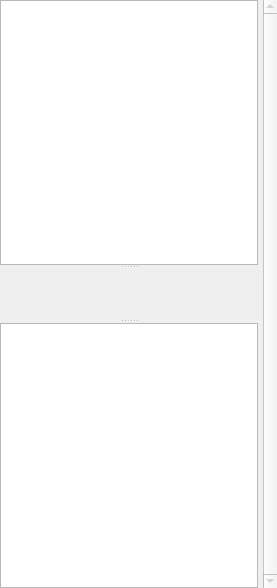
<ui version="4.0" >
 <author></author>
 <comment></comment>
 <exportmacro></exportmacro>
 <class>TUview</class>
 <widget class="QWidget" name="TUview" >
  <property name="enabled" >
   <bool>true</bool>
  </property>
  <property name="geometry" >
   <rect>
    <x>0</x>
    <y>0</y>
    <width>277</width>
    <height>588</height>
   </rect>
  </property>
  <property name="focusPolicy" >
   <enum>Qt::NoFocus</enum>
  </property>
  <property name="windowTitle" >
   <string>Detail</string>
  </property>
  <property name="windowIcon" >
   <iconset/>
  </property>
  <property name="autoFillBackground" >
   <bool>true</bool>
  </property>
  <layout class="QHBoxLayout" >
   <property name="margin" >
    <number>0</number>
   </property>
   <property name="spacing" >
    <number>0</number>
   </property>
   <item>
    <widget class="QSplitter" name="splitter" >
     <property name="sizePolicy" >
      <sizepolicy>
       <hsizetype>5</hsizetype>
       <vsizetype>5</vsizetype>
       <horstretch>0</horstretch>
       <verstretch>0</verstretch>
      </sizepolicy>
     </property>
     <property name="orientation" >
      <enum>Qt::Vertical</enum>
     </property>
     <property name="opaqueResize" >
      <bool>true</bool>
     </property>
     <property name="childrenCollapsible" >
      <bool>false</bool>
     </property>
     <widget class="QTextEdit" name="txtSource" >
      <property name="tabChangesFocus" >
       <bool>true</bool>
      </property>
      <property name="undoRedoEnabled" >
       <bool>false</bool>
      </property>
      <property name="readOnly" >
       <bool>true</bool>
      </property>
      <property name="tabStopWidth" >
       <number>79</number>
      </property>
     </widget>
     <widget class="QTextEdit" name="txtComment" >
      <property name="enabled" >
       <bool>false</bool>
      </property>
      <property name="sizePolicy" >
       <sizepolicy>
        <hsizetype>7</hsizetype>
        <vsizetype>0</vsizetype>
        <horstretch>0</horstretch>
        <verstretch>0</verstretch>
       </sizepolicy>
      </property>
      <property name="minimumSize" >
       <size>
        <width>0</width>
        <height>25</height>
       </size>
      </property>
      <property name="maximumSize" >
       <size>
        <width>16777215</width>
        <height>50</height>
       </size>
      </property>
      <property name="palette" >
       <palette>
        <active>
         <color>
          <red>0</red>
          <green>0</green>
          <blue>0</blue>
         </color>
         <color>
          <red>221</red>
          <green>223</green>
          <blue>228</blue>
         </color>
         <color>
          <red>255</red>
          <green>255</green>
          <blue>255</blue>
         </color>
         <color>
          <red>255</red>
          <green>255</green>
          <blue>255</blue>
         </color>
         <color>
          <red>85</red>
          <green>85</green>
          <blue>85</blue>
         </color>
         <color>
          <red>199</red>
          <green>199</green>
          <blue>199</blue>
         </color>
         <color>
          <red>255</red>
          <green>0</green>
          <blue>0</blue>
         </color>
         <color>
          <red>255</red>
          <green>255</green>
          <blue>255</blue>
         </color>
         <color>
          <red>0</red>
          <green>0</green>
          <blue>0</blue>
         </color>
         <color>
          <red>255</red>
          <green>255</green>
          <blue>255</blue>
         </color>
         <color>
          <red>239</red>
          <green>239</green>
          <blue>239</blue>
         </color>
         <color>
          <red>0</red>
          <green>0</green>
          <blue>0</blue>
         </color>
         <color>
          <red>103</red>
          <green>141</green>
          <blue>178</blue>
         </color>
         <color>
          <red>255</red>
          <green>255</green>
          <blue>255</blue>
         </color>
         <color>
          <red>0</red>
          <green>0</green>
          <blue>238</blue>
         </color>
         <color>
          <red>82</red>
          <green>24</green>
          <blue>139</blue>
         </color>
         <color>
          <red>232</red>
          <green>232</green>
          <blue>232</blue>
         </color>
        </active>
        <inactive>
         <color>
          <red>0</red>
          <green>0</green>
          <blue>0</blue>
         </color>
         <color>
          <red>221</red>
          <green>223</green>
          <blue>228</blue>
         </color>
         <color>
          <red>255</red>
          <green>255</green>
          <blue>255</blue>
         </color>
         <color>
          <red>255</red>
          <green>255</green>
          <blue>255</blue>
         </color>
         <color>
          <red>85</red>
          <green>85</green>
          <blue>85</blue>
         </color>
         <color>
          <red>199</red>
          <green>199</green>
          <blue>199</blue>
         </color>
         <color>
          <red>255</red>
          <green>0</green>
          <blue>0</blue>
         </color>
         <color>
          <red>255</red>
          <green>255</green>
          <blue>255</blue>
         </color>
         <color>
          <red>0</red>
          <green>0</green>
          <blue>0</blue>
         </color>
         <color>
          <red>255</red>
          <green>255</green>
          <blue>255</blue>
         </color>
         <color>
          <red>239</red>
          <green>239</green>
          <blue>239</blue>
         </color>
         <color>
          <red>0</red>
          <green>0</green>
          <blue>0</blue>
         </color>
         <color>
          <red>103</red>
          <green>141</green>
          <blue>178</blue>
         </color>
         <color>
          <red>255</red>
          <green>255</green>
          <blue>255</blue>
         </color>
         <color>
          <red>0</red>
          <green>0</green>
          <blue>238</blue>
         </color>
         <color>
          <red>82</red>
          <green>24</green>
          <blue>139</blue>
         </color>
         <color>
          <red>232</red>
          <green>232</green>
          <blue>232</blue>
         </color>
        </inactive>
        <disabled>
         <color>
          <red>128</red>
          <green>128</green>
          <blue>128</blue>
         </color>
         <color>
          <red>221</red>
          <green>223</green>
          <blue>228</blue>
         </color>
         <color>
          <red>255</red>
          <green>255</green>
          <blue>255</blue>
         </color>
         <color>
          <red>255</red>
          <green>255</green>
          <blue>255</blue>
         </color>
         <color>
          <red>85</red>
          <green>85</green>
          <blue>85</blue>
         </color>
         <color>
          <red>199</red>
          <green>199</green>
          <blue>199</blue>
         </color>
         <color>
          <red>255</red>
          <green>0</green>
          <blue>0</blue>
         </color>
         <color>
          <red>255</red>
          <green>255</green>
          <blue>255</blue>
         </color>
         <color>
          <red>128</red>
          <green>128</green>
          <blue>128</blue>
         </color>
         <color>
          <red>239</red>
          <green>239</green>
          <blue>239</blue>
         </color>
         <color>
          <red>239</red>
          <green>239</green>
          <blue>239</blue>
         </color>
         <color>
          <red>0</red>
          <green>0</green>
          <blue>0</blue>
         </color>
         <color>
          <red>86</red>
          <green>117</green>
          <blue>148</blue>
         </color>
         <color>
          <red>255</red>
          <green>255</green>
          <blue>255</blue>
         </color>
         <color>
          <red>0</red>
          <green>0</green>
          <blue>238</blue>
         </color>
         <color>
          <red>82</red>
          <green>24</green>
          <blue>139</blue>
         </color>
         <color>
          <red>232</red>
          <green>232</green>
          <blue>232</blue>
         </color>
        </disabled>
       </palette>
      </property>
      <property name="contextMenuPolicy" >
       <enum>Qt::DefaultContextMenu</enum>
      </property>
      <property name="frameShape" >
       <enum>QFrame::NoFrame</enum>
      </property>
     </widget>
     <widget class="QTextEdit" name="txtTarget" >
      <property name="whatsThis" >
       <string/>
      </property>
     </widget>
    </widget>
   </item>
   <item>
    <spacer>
     <property name="orientation" >
      <enum>Qt::Horizontal</enum>
     </property>
     <property name="sizeType" >
      <enum>QSizePolicy::Fixed</enum>
     </property>
     <property name="sizeHint" >
      <size>
       <width>5</width>
       <height>20</height>
      </size>
     </property>
    </spacer>
   </item>
   <item>
    <widget class="QScrollBar" name="fileScrollBar" >
     <property name="enabled" >
      <bool>false</bool>
     </property>
     <property name="sizePolicy" >
      <sizepolicy>
       <hsizetype>0</hsizetype>
       <vsizetype>7</vsizetype>
       <horstretch>0</horstretch>
       <verstretch>0</verstretch>
      </sizepolicy>
     </property>
     <property name="toolTip" >
      <string>Navigate in your file</string>
     </property>
     <property name="maximum" >
      <number>0</number>
     </property>
     <property name="tracking" >
      <bool>false</bool>
     </property>
     <property name="orientation" >
      <enum>Qt::Vertical</enum>
     </property>
    </widget>
   </item>
  </layout>
 </widget>
 <pixmapfunction></pixmapfunction>
 <tabstops>
  <tabstop>txtSource</tabstop>
  <tabstop>txtComment</tabstop>
 </tabstops>
 <resources/>
 <connections/>
</ui>
